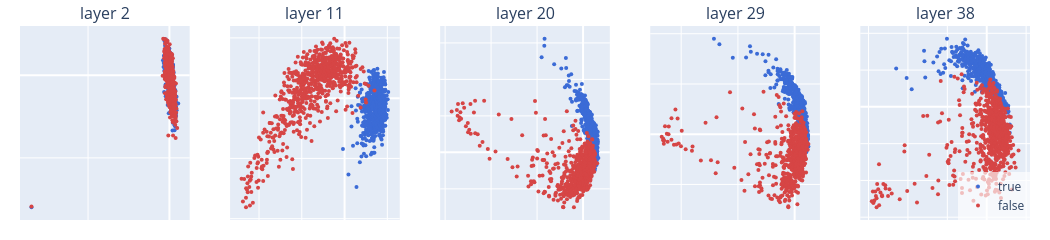

Notebook code for this chart:
### Markdown cell above
## 4. The truth direction emerges across layers

The linear structure is not present at the input and fully formed at the output —
it develops with depth. Sweep the same PCA across a range of layers: the true/false
split is absent early and sharpens through the early-middle layers, where the truth
direction takes shape.

### Code cell
emb = record_at("cities", EMERGENCE_LAYERS)
fig = make_subplots(rows=1, cols=len(EMERGENCE_LAYERS),
                    subplot_titles=[f"layer {l}" for l in EMERGENCE_LAYERS])
for j, layer in enumerate(EMERGENCE_LAYERS, start=1):
    fr = pca_frame(emb, layer).sample(frac=1, random_state=0)
    for truth, colr in [("true", "#3b6bd6"), ("false", "#d64545")]:
        sub = fr[fr.truth == truth]
        fig.add_trace(go.Scatter(x=sub.PC1, y=sub.PC2, mode="markers", name=truth,
                                 marker=dict(color=colr, size=4), showlegend=(j == 1)),
                      row=1, col=j)
# No title; keep only the per-layer subtitles, legend overlaid bottom-right.
fig.update_layout(width=1050, height=220, margin=dict(l=20, r=20, t=26, b=20),
                  legend=dict(x=1, y=0, xanchor="right", yanchor="bottom",
                              bgcolor="rgba(255,255,255,0.65)", borderwidth=0))
fig.update_xaxes(showticklabels=False); fig.update_yaxes(showticklabels=False)
save_pdf(fig, "fig7_pca_emergence.pdf")
fig

### Figure 1 — Plotly figure (JSON) as saved in the notebook; plotly's stock layout.template omitted (floating-point values rounded to 4 significant figures; data arrays with more than 128 entries replaced by an {"elided": "..."} marker saying what was removed)
{"data": [{"marker": {"color": "#3b6bd6", "size": 4}, "mode": "markers", "name": "true", "showlegend": true, "type": "scatter", "x": {"elided": "748 float values"}, "xaxis": "x", "y": {"elided": "748 float values"}, "yaxis": "y"}, {"marker": {"color": "#d64545", "size": 4}, "mode": "markers", "name": "false", "showlegend": true, "type": "scatter", "x": {"elided": "748 float values"}, "xaxis": "x", "y": {"elided": "748 float values"}, "yaxis": "y"}, {"marker": {"color": "#3b6bd6", "size": 4}, "mode": "markers", "name": "true", "showlegend": false, "type": "scatter", "x": {"elided": "748 float values"}, "xaxis": "x2", "y": {"elided": "748 float values"}, "yaxis": "y2"}, {"marker": {"color": "#d64545", "size": 4}, "mode": "markers", "name": "false", "showlegend": false, "type": "scatter", "x": {"elided": "748 float values"}, "xaxis": "x2", "y": {"elided": "748 float values"}, "yaxis": "y2"}, {"marker": {"color": "#3b6bd6", "size": 4}, "mode": "markers", "name": "true", "showlegend": false, "type": "scatter", "x": {"elided": "748 float values"}, "xaxis": "x3", "y": {"elided": "748 float values"}, "yaxis": "y3"}, {"marker": {"color": "#d64545", "size": 4}, "mode": "markers", "name": "false", "showlegend": false, "type": "scatter", "x": {"elided": "748 float values"}, "xaxis": "x3", "y": {"elided": "748 float values"}, "yaxis": "y3"}, {"marker": {"color": "#3b6bd6", "size": 4}, "mode": "markers", "name": "true", "showlegend": false, "type": "scatter", "x": {"elided": "748 float values"}, "xaxis": "x4", "y": {"elided": "748 float values"}, "yaxis": "y4"}, {"marker": {"color": "#d64545", "size": 4}, "mode": "markers", "name": "false", "showlegend": false, "type": "scatter", "x": {"elided": "748 float values"}, "xaxis": "x4", "y": {"elided": "748 float values"}, "yaxis": "y4"}, {"marker": {"color": "#3b6bd6", "size": 4}, "mode": "markers", "name": "true", "showlegend": false, "type": "scatter", "x": {"elided": "748 float values"}, "xaxis": "x5", "y": {"elided": "748 float values"}, "yaxis": "y5"}, {"marker": {"color": "#d64545", "size": 4}, "mode": "markers", "name": "false", "showlegend": false, "type": "scatter", "x": {"elided": "748 float values"}, "xaxis": "x5", "y": {"elided": "748 float values"}, "yaxis": "y5"}], "layout": {"annotations": [{"font": {"size": 16}, "showarrow": false, "text": "layer 2", "x": 0.084, "xanchor": "center", "xref": "paper", "y": 1, "yanchor": "bottom", "yref": "paper"}, {"font": {"size": 16}, "showarrow": false, "text": "layer 11", "x": 0.292, "xanchor": "center", "xref": "paper", "y": 1, "yanchor": "bottom", "yref": "paper"}, {"font": {"size": 16}, "showarrow": false, "text": "layer 20", "x": 0.5, "xanchor": "center", "xref": "paper", "y": 1, "yanchor": "bottom", "yref": "paper"}, {"font": {"size": 16}, "showarrow": false, "text": "layer 29", "x": 0.708, "xanchor": "center", "xref": "paper", "y": 1, "yanchor": "bottom", "yref": "paper"}, {"font": {"size": 16}, "showarrow": false, "text": "layer 38", "x": 0.916, "xanchor": "center", "xref": "paper", "y": 1, "yanchor": "bottom", "yref": "paper"}], "height": 220, "legend": {"bgcolor": "rgba(255,255,255,0.65)", "borderwidth": 0, "x": 1, "xanchor": "right", "y": 0, "yanchor": "bottom"}, "margin": {"b": 20, "l": 20, "r": 20, "t": 26}, "width": 1050, "xaxis": {"anchor": "y", "domain": [0, 0.168], "showticklabels": false}, "xaxis2": {"anchor": "y2", "domain": [0.208, 0.376], "showticklabels": false}, "xaxis3": {"anchor": "y3", "domain": [0.416, 0.584], "showticklabels": false}, "xaxis4": {"anchor": "y4", "domain": [0.624, 0.792], "showticklabels": false}, "xaxis5": {"anchor": "y5", "domain": [0.832, 1], "showticklabels": false}, "yaxis": {"anchor": "x", "domain": [0, 1], "showticklabels": false}, "yaxis2": {"anchor": "x2", "domain": [0, 1], "showticklabels": false}, "yaxis3": {"anchor": "x3", "domain": [0, 1], "showticklabels": false}, "yaxis4": {"anchor": "x4", "domain": [0, 1], "showticklabels": false}, "yaxis5": {"anchor": "x5", "domain": [0, 1], "showticklabels": false}}}
